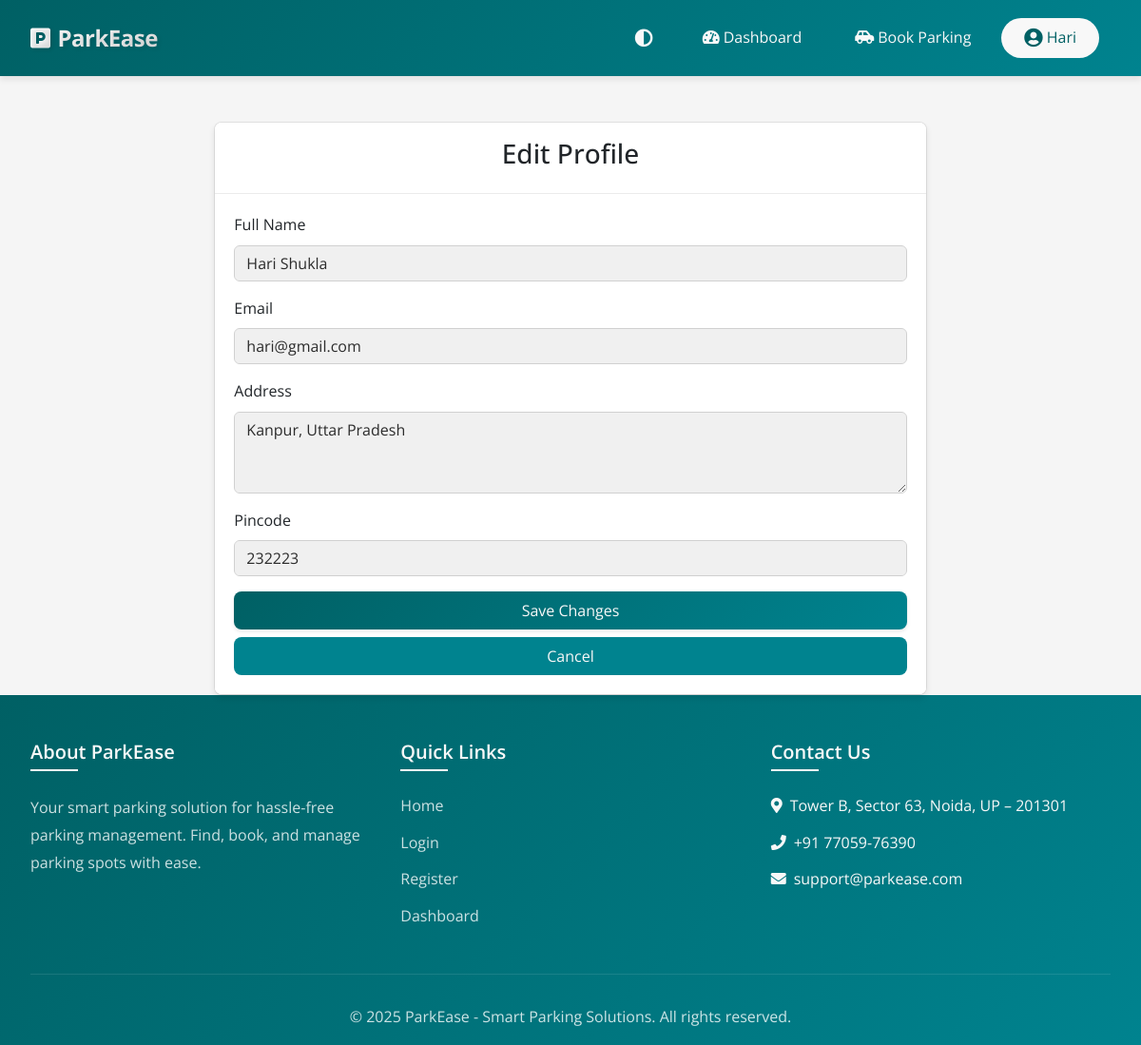
Page /user/edit_profile (signed in) on the committed database.
### models.py (models this page shows, shortened)
class User(UserMixin, db.Model):
    __tablename__ = 'users'
    id = db.Column(db.Integer, primary_key=True)
    email = db.Column(db.String(120), unique=True, nullable=False)
    password_hash = db.Column(db.String(128))
    name = db.Column(db.String(100), nullable=False)
    address = db.Column(db.String(200), nullable=False)
    pincode = db.Column(db.String(10), nullable=False)
    created_at = db.Column(db.DateTime, default=datetime.utcnow)
    user_type = db.Column(db.String(20), default='user')
    reservations = db.relationship('Reservation', backref='user', lazy=True)

### routes/user/edit_profile.py (the view, shortened to what this page needs)
@user_bp.route('/edit_profile', methods=['GET', 'POST'])
@login_required
def edit_profile():
    if session.get('user_type') != 'user':
        flash('Access denied', 'danger')
        return redirect(url_for('main.index'))
    return render_template('edit_profile.html', user=current_user)

### app.py (called while the page is built)
@login_manager.user_loader
def load_user(user_id):
    if session.get('user_type') == 'admin':
        return Admin.query.get(int(user_id))
    return User.query.get(int(user_id))

### templates/edit_profile.html
{% extends "base.html" %}
{% block content %}
<div class="container mt-5">
    <div class="row justify-content-center">
        <div class="col-md-8">
            <div class="card">
                <div class="card-header">
                    <h3 class="text-center">Edit Profile</h3>
                </div>
                <div class="card-body">
                    <form method="POST" action="{{ url_for('user.edit_profile') }}">
                        <div class="mb-3">
                            <label for="name" class="form-label">Full Name</label>
                            <input type="text" class="form-control" id="name" name="name" value="{{ user.name }}" required>
                        </div>
                        <div class="mb-3">
                            <label for="email" class="form-label">Email</label>
                            <input type="email" class="form-control" id="email" name="email" value="{{ user.email }}" required>
                        </div>
                        <div class="mb-3">
                            <label for="address" class="form-label">Address</label>
                            <textarea class="form-control" id="address" name="address" rows="3" required>{{ user.address }}</textarea>
                        </div>
                        <div class="mb-3">
                            <label for="pincode" class="form-label">Pincode</label>
                            <input type="text" class="form-control" id="pincode" name="pincode" value="{{ user.pincode }}" pattern="[0-9]{6}" title="Please enter a 6-digit pincode" required>
                        </div>
                        <div class="d-grid gap-2">
                            <button type="submit" class="btn btn-primary">Save Changes</button>
                            <a href="{{ url_for('user.user_dashboard') }}" class="btn btn-secondary">Cancel</a>
                        </div>
                    </form>
                </div>
            </div>
        </div>
    </div>
</div>
{% endblock %}

### templates/base.html (shortened to what this page needs)
<!DOCTYPE html>
<html lang="en">
<head>
    <link href="https://cdn.jsdelivr.net/npm/bootstrap@5.3.0-alpha1/dist/css/bootstrap.min.css" rel="stylesheet">
    <link rel="stylesheet" href="https://cdn.jsdelivr.net/npm/bootstrap-icons@1.11.3/font/bootstrap-icons.min.css">
    <link rel="stylesheet" href="https://cdnjs.cloudflare.com/ajax/libs/font-awesome/5.15.4/css/all.min.css">
    <link rel="stylesheet" href="{{ url_for('static', filename='css/style.css') }}">
    <link rel="stylesheet" href="{{ url_for('static', filename='css/admin.css') }}">
</head>
<body>
    <nav class="navbar navbar-expand-lg navbar-dark sticky-top">
        <div class="container">
            <a class="navbar-brand" href="{{ url_for('main.index') }}">
                <i class="fas fa-parking"></i>
                ParkEase
            </a>
            <div class="collapse navbar-collapse" id="navbarNav">
                <ul class="navbar-nav ms-auto align-items-center">
                    <li class="nav-item me-3">
                        <button class="theme-toggle" id="themeToggle" title="Toggle Dark Mode">
                            <i class="fas fa-adjust"></i>
                        </button>
                    </li>
                    {% if current_user.is_authenticated %}
                        {% if session.get('user_type') == 'admin' %}
                            <li class="nav-item">
                                <a class="nav-link px-3" href="{{ url_for('admin.admin_dashboard') }}">
                                    <i class="fas fa-tachometer-alt me-1"></i>Dashboard
                                </a>
                            </li>
                            <li class="nav-item">
                                <a class="nav-link px-3" href="{{ url_for('admin.admin_parking_lots') }}">
                                    <i class="fas fa-map-marked-alt me-1"></i>Parking Lots
                                </a>
                            </li>
                            <li class="nav-item dropdown manage-dropdown">
                                <a class="nav-link px-3 dropdown-toggle" href="#" id="manageDropdown" role="button" data-bs-toggle="dropdown" aria-expanded="false">
                                    <i class="fas fa-cogs me-1"></i>Manage
                                </a>
                                <ul class="dropdown-menu" aria-labelledby="manageDropdown">
                                    <li><a class="dropdown-item" href="{{ url_for('admin.occupied_spots') }}"><i class="fas fa-car me-1"></i>Occupied Spots</a></li>
                                    <li><a class="dropdown-item" href="{{ url_for('admin.admin_users') }}"><i class="fas fa-users me-1"></i>Users</a></li>
                                    <li><a class="dropdown-item" href="{{ url_for('admin.parking_history') }}"><i class="fas fa-history me-1"></i>Parking History</a></li>
                                </ul>
                            </li>
                            <li class="nav-item">
                                <a class="nav-link px-3" href="{{ url_for('main.logout') }}">
                                    <i class="fas fa-sign-out-alt me-1"></i>Logout
                                </a>
                            </li>
                        {% else %}
                            <li class="nav-item">
                                <a class="nav-link px-3" href="{{ url_for('user.user_dashboard') }}">
                                    <i class="fas fa-tachometer-alt me-1"></i>Dashboard
                                </a>
                            </li>
                            <li class="nav-item">
                                <a class="nav-link px-3" href="{{ url_for('user.user_parking_lots') }}" style="color: #fff;">
                                    <i class="fas fa-car-side me-1"></i>Book Parking
                                </a>
                            </li>
                            <li class="nav-item dropdown me-2">
                                <a class="nav-link px-3 dropdown-toggle d-flex align-items-center" href="#" id="userProfileDropdown" role="button" data-bs-toggle="dropdown" aria-expanded="false" style="color: #fff;">
                                    <i class="fas fa-user-circle me-1" style="font-size: 1.25rem;"></i>
                                    <span class="d-none d-md-inline">{{ current_user.name.split(' ')[0] }}</span>
                                </a>
                            </li>
                        {% endif %}
                    {% endif %}
                </ul>
            </div>
        </div>
    </nav>
    <div class="main-content">
        {% block content %}{% endblock %}
    </div>
    <footer class="footer">
        <div class="container">
            <div class="footer-content">
                <div class="footer-section">
                    <h5>About ParkEase</h5>
                    <p>Your smart parking solution for hassle-free parking management. Find, book, and manage parking spots with ease.</p>
                </div>
                <div class="footer-section">
                    <h5>Quick Links</h5>
                    <ul>
                        <li><a href="{{ url_for('main.index') }}">Home</a></li>
                        <li><a href="{{ url_for('main.login') }}">Login</a></li>
                        <li><a href="{{ url_for('main.register') }}">Register</a></li>
                        {% if current_user.is_authenticated %}
                            <li><a href="{{ url_for('user.user_dashboard' if session.get('user_type') == 'user' else 'admin.admin_dashboard') }}">Dashboard</a></li>
                        {% endif %}
                    </ul>
                </div>
                <div class="footer-section">
                    <h5>Contact Us</h5>
                    <ul>
                        <li><i class="fas fa-map-marker-alt me-2"></i>Tower B, Sector 63, Noida, UP – 201301</li>
                        <li><i class="fas fa-phone me-2"></i>+91 77059-76390</li>
                        <li><i class="fas fa-envelope me-2"></i>support@parkease.com</li>
                    </ul>
                </div>
            </div>
            <div class="copyright">
                <p class="mb-0">&copy; 2025 ParkEase - Smart Parking Solutions. All rights reserved.</p>
            </div>
        </div>
    </footer>
</body>
</html>

### static/css/style.css (style rules this page uses)
body { font-family: 'Open Sans', sans-serif; min-height: 100vh; display: flex; flex-direction: column; color: var(--text-color); line-height: 1.6; background-color: var(--body-bg); }
.navbar { background: linear-gradient(135deg, var(--primary-color) 0%, var(--secondary-color) 100%); padding: 1rem 0; box-shadow: var(--box-shadow); }
.navbar .nav-link { color: var(--white) !important; text-decoration: none !important; border-radius: 50px; padding: 0.5rem 1.5rem !important; transition: all 0.3s ease; margin: 0 0.25rem; position: relative; }
.navbar .nav-item:last-child .nav-link { background-color: var(--white); color: var(--primary-color) !important; }
.navbar-nav .nav-link::after { display: none !important; }
.card { position: relative; border: 1.5px solid rgba(0,0,0,0.08) !important; border-radius: var(--border-radius); transition: all 0.3s ease; background-clip: padding-box; overflow: hidden; box-shadow: 0 2px 8px rgba(0,0,0,0.03); }
.card-header { border-top-left-radius: var(--border-radius); border-top-right-radius: var(--border-radius); background-color: var(--card-bg); border-bottom: 1px solid rgba(0, 0, 0, 0.1); }
.card-body { position: relative; background-color: var(--card-bg); }
.card, .dashboard-card, .parking-lot-card .card, .admin-card, .modal-content { border-radius: var(--border-radius) !important; }
.card::before, .card::after, .dashboard-card::before, .dashboard-card::after, .parking-lot-card .card::before, .parking-lot-card .card::after, .admin-card::before, .admin-card::after, .modal-content::before, .modal-content::after { display: none !important; }
.card, .dashboard-card, .parking-lot-card .card, .admin-card, .modal-content { background-color: var(--card-bg); }
.card-body { padding: 1.25rem; }
.card-header { padding: 1rem 1.25rem; }
.btn { background-color: var(--primary-color); color: var(--white); border: none; padding: 0.5rem 1rem; border-radius: var(--border-radius); text-decoration: none; transition: all 0.3s ease; }
.btn-primary { background-color: var(--primary-color); color: var(--white); text-decoration: none; }
.btn-secondary { background-color: var(--secondary-color); color: var(--white); text-decoration: none; }
.form-control { border: 1px solid rgba(0, 0, 0, 0.2); }
.fas, .far, .fab { display: inline-block; font-style: normal; font-variant: normal; text-rendering: auto; -webkit-font-smoothing: antialiased; line-height: 1; }
.card, .btn, .nav-link { transition: all 0.3s ease; }
.navbar-nav .nav-link { position: relative; transition: color 0.3s ease; }
.navbar-nav .nav-link::after { content: ''; position: absolute; bottom: 0; left: 50%; width: 0; height: 2px; background: var(--primary-color); transition: all 0.3s ease; transform: translateX(-50%); }
html { scroll-behavior: smooth; }
.btn { position: relative; overflow: hidden; }
.btn::after { content: ''; position: absolute; top: 50%; left: 50%; width: 5px; height: 5px; background: rgba(255, 255, 255, 0.5); opacity: 0; border-radius: 100%; transform: scale(1, 1) translate(-50%); transform-origin: 50% 50%; }
.theme-toggle { background: none; border: none; color: var(--white); font-size: 1.2rem; cursor: pointer; padding: 0.5rem; }
.navbar .nav-link, .navbar .nav-link:hover, .navbar .nav-link:focus, .navbar .nav-link:active, .navbar .nav-link.active { text-decoration: none !important; outline: none !important; box-shadow: none !important; }
.navbar-nav .nav-link { text-decoration: none !important; }
:root { --primary-color: #006064; --primary-hover: #00838f; --secondary-color: #546e7a; --success-color: #2e7d32; --danger-color: #c62828; --warning-color: #f57f17; --info-color: #0277bd; --light-color: #f5f5f5; --dark-color: #263238; --body-bg: #ffffff; --card-bg: #ffffff; --text-color: #37474f; --text-muted: #607d8b; --border-color: rgba(0, 0, 0, 0.15); --border-hover: rgba(0, 0, 0, 0.25); --box-shadow: 0 2px 4px rgba(0, 0, 0, 0.1); --box-shadow-hover: 0 4px 8px rgba(0, 0, 0, 0.15); --border-radius: 8px; --transition-speed: 0.3s; }
.card-body { border-radius: 0; overflow: hidden; }
.card-body { flex: 1; overflow: hidden; }

### static/css/admin.css (style rules this page uses)
body { font-family: 'Open Sans', sans-serif; }

### rows in the picture
User: name "Hari", name "Hari Shukla", email "hari@gmail.com", address "Kanpur, Uttar Pradesh", pincode "232223"
